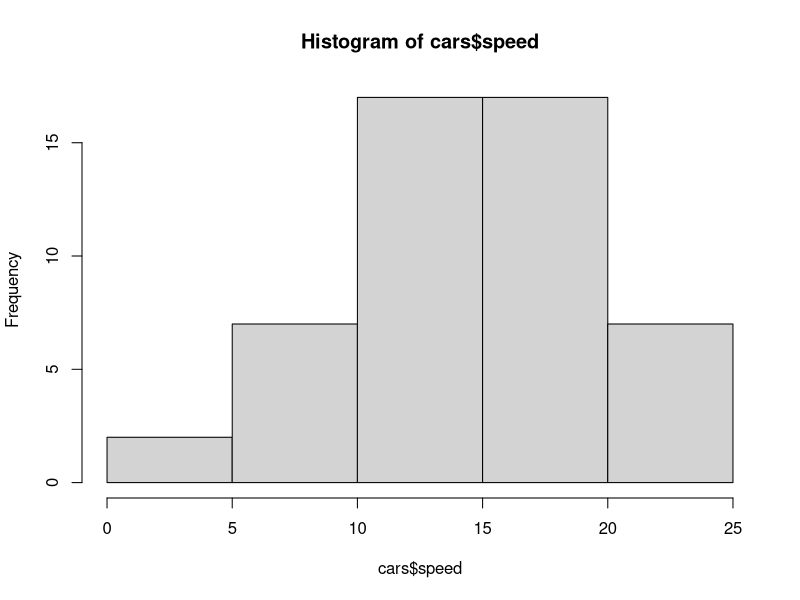
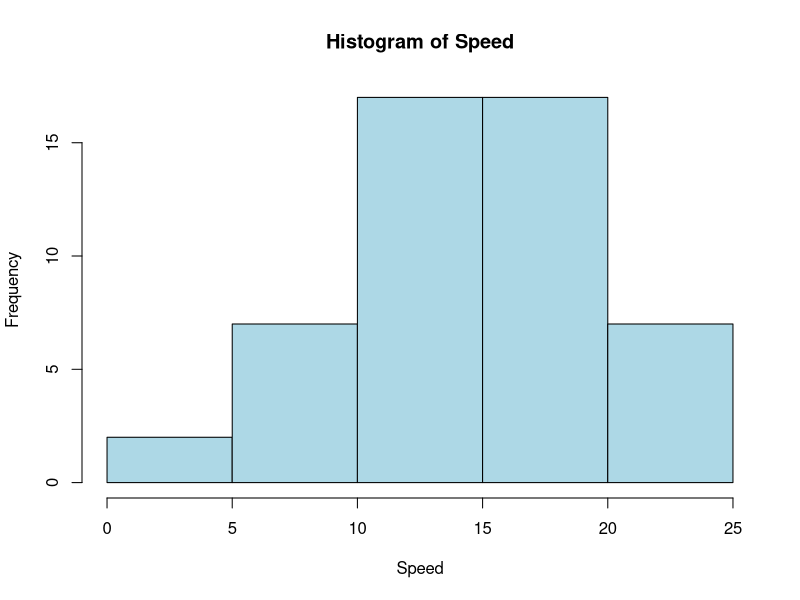
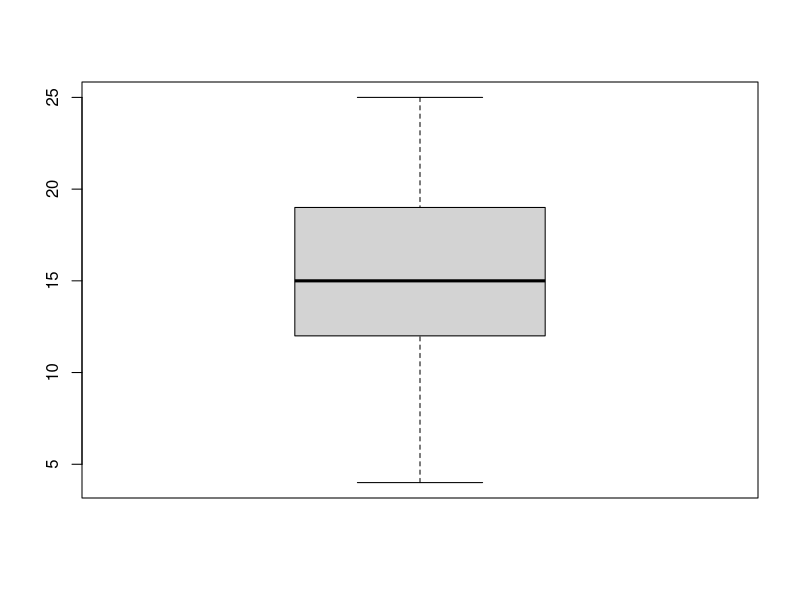
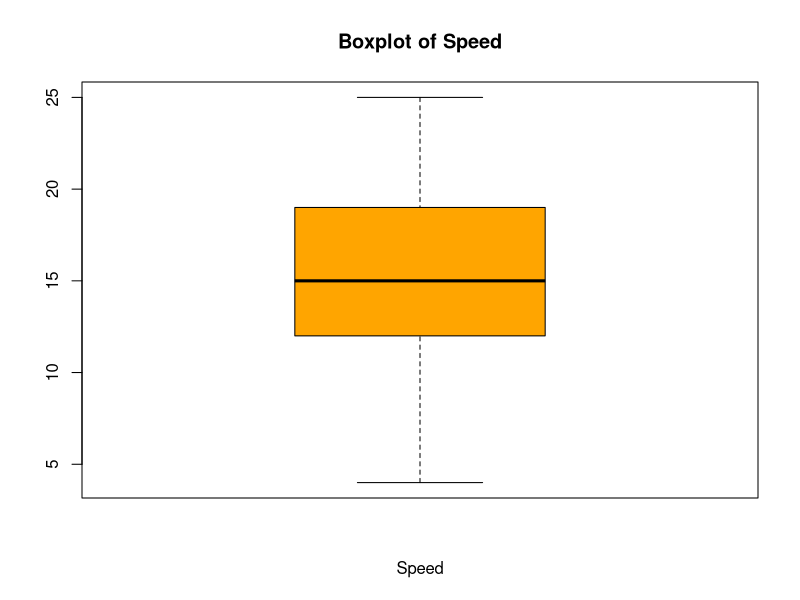
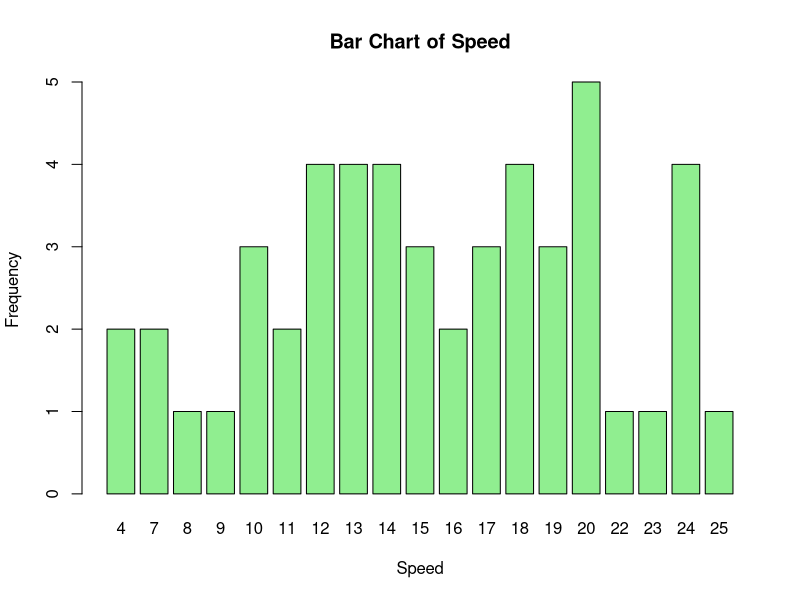
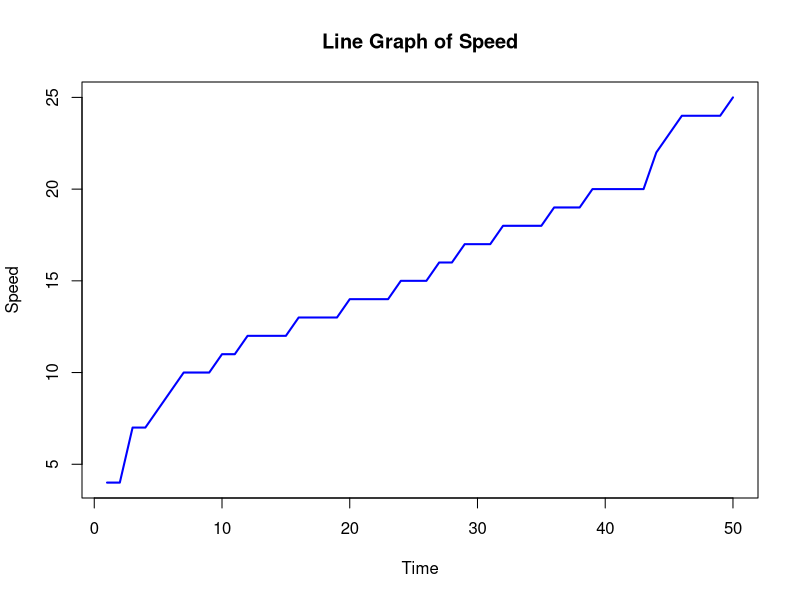
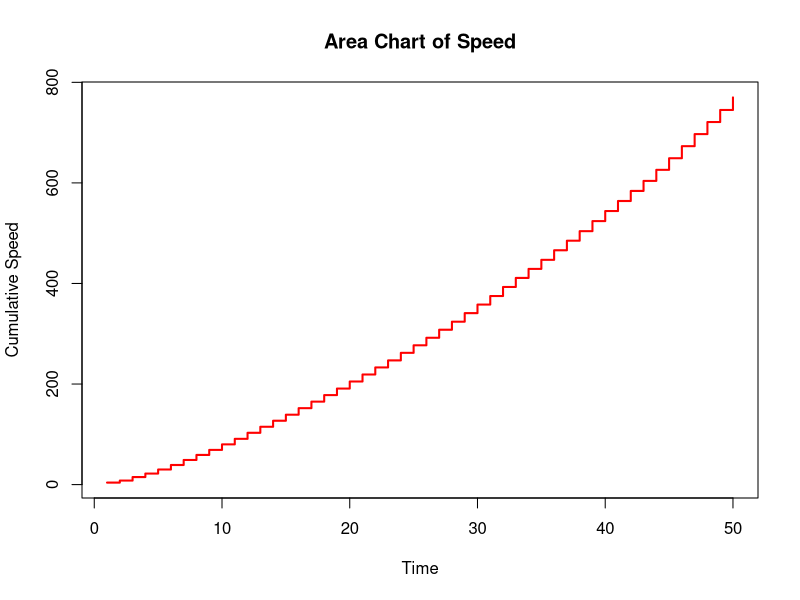
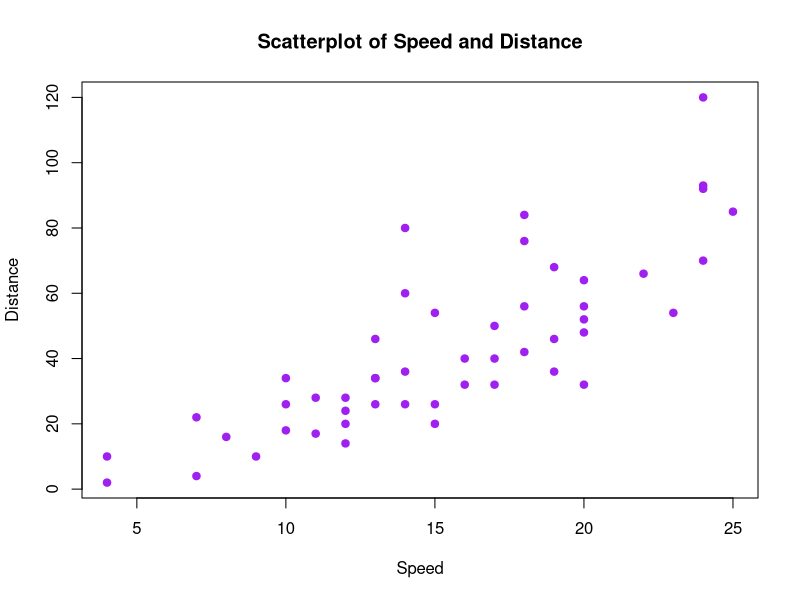

The R source for these figures, in order: (Note: this script raises an error after producing the figures.)
## ---- chunk 1
knitr::opts_chunk$set(echo = TRUE)
## ---- chunk 2
#histogram of speed
hist(cars$speed)

#label histogram 
hist(cars$speed, main = "Histogram of Speed", xlab = "Speed", ylab = "Frequency", col = "lightblue", border = "black")

## ---- chunk 3
#boxplot of speed
boxplot(cars$speed)
#customize the boxplot
boxplot(cars$speed, main = "Boxplot of Speed", xlab = "Speed", col = "orange", border = "black")
## ---- chunk 4
#create bar chart to display frequency of speed
barplot(table(cars$speed), main = "Bar Chart of Speed", xlab = "Speed", ylab = "Frequency", col = "lightgreen", border = "black")

## ---- chunk 5
#create line graph to visualize a time-series data
plot(cars$speed, type = "l", col = "blue", lwd = 2, main = "Line Graph of Speed", xlab = "Time", ylab = "Speed")
## ---- chunk 6
#Create an area chart to represent the cumulative frequency of speed over time
plot(cumsum(cars$speed), type = "s", col = "red", lwd = 2, main = "Area Chart of Speed", xlab = "Time", ylab = "Cumulative Speed")


## ---- chunk 7
#Create a scatterplot to explore the relationship between speed and distance
plot(cars$speed, cars$dist, main = "Scatterplot of Speed and Distance", xlab = "Speed", ylab = "Distance", col = "purple", pch = 19)
## ---- chunk 8
#Create a pie chart to visualize the composition of a categorical variable, labels and percentages for each slice.
pie(table(cars$speed), main = "Pie Chart of Speed", col = rainbow(length(table(cars$speed))), labels = paste(names(table(cars$speed)), ":", table(cars$speed)), cex = 0.8)


## ---- chunk 9
#Create a heat map to visualize the intensity of speed and distance, color intensity represents the magnitude of the value, labels for rows and columns.
heatmap(cars, main = "Heat Map of Speed and Distance", xlab = "Speed", ylab = "Distance", col = heat.colors(12), scale = "column", margins = c(5,10))

## ---- chunk 10

